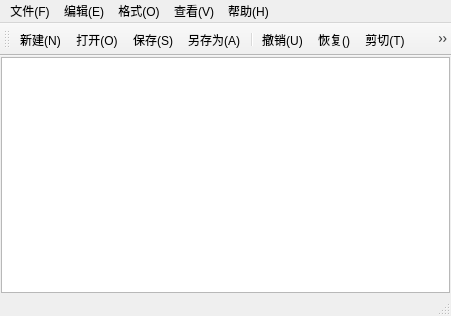
<?xml version="1.0" encoding="UTF-8"?>
<ui version="4.0">
 <class>MainWindow</class>
 <widget class="QMainWindow" name="MainWindow">
  <property name="geometry">
   <rect>
    <x>0</x>
    <y>0</y>
    <width>451</width>
    <height>316</height>
   </rect>
  </property>
  <property name="windowTitle">
   <string>MainWindow</string>
  </property>
  <widget class="QWidget" name="centralwidget">
   <layout class="QVBoxLayout" name="verticalLayout">
    <property name="spacing">
     <number>0</number>
    </property>
    <property name="leftMargin">
     <number>1</number>
    </property>
    <property name="topMargin">
     <number>1</number>
    </property>
    <property name="rightMargin">
     <number>1</number>
    </property>
    <property name="bottomMargin">
     <number>1</number>
    </property>
    <item>
     <widget class="QPlainTextEdit" name="textEdit"/>
    </item>
   </layout>
  </widget>
  <widget class="QMenuBar" name="menubar">
   <property name="geometry">
    <rect>
     <x>0</x>
     <y>0</y>
     <width>451</width>
     <height>18</height>
    </rect>
   </property>
   <widget class="QMenu" name="menu">
    <property name="title">
     <string>文件(F)</string>
    </property>
    <addaction name="actionNew"/>
    <addaction name="actionOpen"/>
    <addaction name="actionSave"/>
    <addaction name="actionSaveAs"/>
   </widget>
   <widget class="QMenu" name="menu_E">
    <property name="title">
     <string>编辑(E)</string>
    </property>
    <addaction name="actionUndo"/>
    <addaction name="actionRedo"/>
    <addaction name="actionCopy"/>
    <addaction name="actionCut"/>
    <addaction name="actionPaste"/>
   </widget>
   <widget class="QMenu" name="menu_O">
    <property name="title">
     <string>格式(O)</string>
    </property>
    <addaction name="actionFont"/>
    <addaction name="actionWrap"/>
   </widget>
   <widget class="QMenu" name="menu_V">
    <property name="title">
     <string>查看(V)</string>
    </property>
    <addaction name="actionFind"/>
    <addaction name="actionReplace"/>
    <addaction name="actionToolBar"/>
    <addaction name="actionStatusBar"/>
   </widget>
   <widget class="QMenu" name="menu_H">
    <property name="title">
     <string>帮助(H)</string>
    </property>
    <addaction name="actionAbout"/>
   </widget>
   <addaction name="menu"/>
   <addaction name="menu_E"/>
   <addaction name="menu_O"/>
   <addaction name="menu_V"/>
   <addaction name="menu_H"/>
  </widget>
  <widget class="QStatusBar" name="statusbar"/>
  <widget class="QToolBar" name="toolBar">
   <property name="windowTitle">
    <string>toolBar</string>
   </property>
   <attribute name="toolBarArea">
    <enum>TopToolBarArea</enum>
   </attribute>
   <attribute name="toolBarBreak">
    <bool>false</bool>
   </attribute>
   <addaction name="actionNew"/>
   <addaction name="actionOpen"/>
   <addaction name="actionSave"/>
   <addaction name="actionSaveAs"/>
   <addaction name="separator"/>
   <addaction name="actionUndo"/>
   <addaction name="actionRedo"/>
   <addaction name="actionCut"/>
   <addaction name="actionCopy"/>
   <addaction name="actionPaste"/>
   <addaction name="separator"/>
   <addaction name="actionWrap"/>
   <addaction name="actionFont"/>
   <addaction name="separator"/>
   <addaction name="actionFind"/>
   <addaction name="actionReplace"/>
   <addaction name="actionToolBar"/>
   <addaction name="actionStatusBar"/>
  </widget>
  <action name="actionNew">
   <property name="icon">
    <iconset resource="notepad.qrc">
     <normaloff>:/image/new.svg</normaloff>:/image/new.svg</iconset>
   </property>
   <property name="text">
    <string>新建(&amp;N)</string>
   </property>
   <property name="toolTip">
    <string>新建</string>
   </property>
   <property name="shortcut">
    <string>Ctrl+N</string>
   </property>
   <property name="menuRole">
    <enum>QAction::MenuRole::NoRole</enum>
   </property>
  </action>
  <action name="actionOpen">
   <property name="icon">
    <iconset resource="notepad.qrc">
     <normaloff>:/image/open.svg</normaloff>:/image/open.svg</iconset>
   </property>
   <property name="text">
    <string>打开(&amp;O)</string>
   </property>
   <property name="toolTip">
    <string>打开</string>
   </property>
   <property name="shortcut">
    <string>Ctrl+O</string>
   </property>
   <property name="menuRole">
    <enum>QAction::MenuRole::NoRole</enum>
   </property>
  </action>
  <action name="actionSave">
   <property name="icon">
    <iconset resource="notepad.qrc">
     <normaloff>:/image/save.svg</normaloff>:/image/save.svg</iconset>
   </property>
   <property name="text">
    <string>保存(&amp;S)</string>
   </property>
   <property name="toolTip">
    <string>保存</string>
   </property>
   <property name="shortcut">
    <string>Ctrl+S</string>
   </property>
   <property name="menuRole">
    <enum>QAction::MenuRole::NoRole</enum>
   </property>
  </action>
  <action name="actionSaveAs">
   <property name="icon">
    <iconset resource="notepad.qrc">
     <normaloff>:/image/saveas.svg</normaloff>:/image/saveas.svg</iconset>
   </property>
   <property name="text">
    <string>另存为(&amp;A)</string>
   </property>
   <property name="toolTip">
    <string>另存为</string>
   </property>
   <property name="shortcut">
    <string>Ctrl+A</string>
   </property>
   <property name="menuRole">
    <enum>QAction::MenuRole::NoRole</enum>
   </property>
  </action>
  <action name="actionExit">
   <property name="text">
    <string>退出(&amp;X)</string>
   </property>
   <property name="toolTip">
    <string>退出</string>
   </property>
   <property name="menuRole">
    <enum>QAction::MenuRole::NoRole</enum>
   </property>
  </action>
  <action name="actionUndo">
   <property name="icon">
    <iconset resource="notepad.qrc">
     <normaloff>:/image/undo.svg</normaloff>:/image/undo.svg</iconset>
   </property>
   <property name="text">
    <string>撤销(&amp;U)</string>
   </property>
   <property name="toolTip">
    <string>撤销</string>
   </property>
   <property name="shortcut">
    <string>Ctrl+Z</string>
   </property>
   <property name="menuRole">
    <enum>QAction::MenuRole::NoRole</enum>
   </property>
  </action>
  <action name="actionCut">
   <property name="icon">
    <iconset resource="notepad.qrc">
     <normaloff>:/image/cut.svg</normaloff>:/image/cut.svg</iconset>
   </property>
   <property name="text">
    <string>剪切(&amp;T)</string>
   </property>
   <property name="toolTip">
    <string>剪切</string>
   </property>
   <property name="shortcut">
    <string>Ctrl+X</string>
   </property>
   <property name="menuRole">
    <enum>QAction::MenuRole::NoRole</enum>
   </property>
  </action>
  <action name="actionCopy">
   <property name="icon">
    <iconset resource="notepad.qrc">
     <normaloff>:/image/copy.svg</normaloff>:/image/copy.svg</iconset>
   </property>
   <property name="text">
    <string>复制(&amp;C)</string>
   </property>
   <property name="toolTip">
    <string>复制</string>
   </property>
   <property name="shortcut">
    <string>Ctrl+C</string>
   </property>
   <property name="menuRole">
    <enum>QAction::MenuRole::NoRole</enum>
   </property>
  </action>
  <action name="actionPaste">
   <property name="icon">
    <iconset resource="notepad.qrc">
     <normaloff>:/image/paste.svg</normaloff>:/image/paste.svg</iconset>
   </property>
   <property name="text">
    <string>粘贴(&amp;P)</string>
   </property>
   <property name="toolTip">
    <string>粘贴</string>
   </property>
   <property name="shortcut">
    <string>Ctrl+V</string>
   </property>
   <property name="menuRole">
    <enum>QAction::MenuRole::NoRole</enum>
   </property>
  </action>
  <action name="actionFind">
   <property name="icon">
    <iconset resource="notepad.qrc">
     <normaloff>:/image/find.svg</normaloff>:/image/find.svg</iconset>
   </property>
   <property name="text">
    <string>查找(&amp;F)</string>
   </property>
   <property name="toolTip">
    <string>查找</string>
   </property>
   <property name="shortcut">
    <string>Ctrl+F</string>
   </property>
   <property name="menuRole">
    <enum>QAction::MenuRole::NoRole</enum>
   </property>
  </action>
  <action name="actionReplace">
   <property name="icon">
    <iconset resource="notepad.qrc">
     <normaloff>:/image/replace.svg</normaloff>:/image/replace.svg</iconset>
   </property>
   <property name="text">
    <string>替换(&amp;R)</string>
   </property>
   <property name="toolTip">
    <string>替换</string>
   </property>
   <property name="shortcut">
    <string>Ctrl+H</string>
   </property>
   <property name="menuRole">
    <enum>QAction::MenuRole::NoRole</enum>
   </property>
  </action>
  <action name="actionFont">
   <property name="icon">
    <iconset resource="notepad.qrc">
     <normaloff>:/image/font.svg</normaloff>:/image/font.svg</iconset>
   </property>
   <property name="text">
    <string>字体(&amp;F)</string>
   </property>
   <property name="toolTip">
    <string>字体</string>
   </property>
   <property name="menuRole">
    <enum>QAction::MenuRole::NoRole</enum>
   </property>
  </action>
  <action name="actionWrap">
   <property name="icon">
    <iconset resource="notepad.qrc">
     <normaloff>:/image/wrap.svg</normaloff>:/image/wrap.svg</iconset>
   </property>
   <property name="text">
    <string>自动换行(&amp;W)</string>
   </property>
   <property name="toolTip">
    <string>自动换行</string>
   </property>
   <property name="menuRole">
    <enum>QAction::MenuRole::NoRole</enum>
   </property>
  </action>
  <action name="actionToolBar">
   <property name="icon">
    <iconset resource="notepad.qrc">
     <normaloff>:/image/tool.svg</normaloff>:/image/tool.svg</iconset>
   </property>
   <property name="text">
    <string>工具栏(&amp;T)</string>
   </property>
   <property name="toolTip">
    <string>工具栏</string>
   </property>
   <property name="menuRole">
    <enum>QAction::MenuRole::NoRole</enum>
   </property>
  </action>
  <action name="actionStatusBar">
   <property name="icon">
    <iconset resource="notepad.qrc">
     <normaloff>:/image/status.svg</normaloff>:/image/status.svg</iconset>
   </property>
   <property name="text">
    <string>状态栏(&amp;S)</string>
   </property>
   <property name="toolTip">
    <string>状态栏</string>
   </property>
   <property name="menuRole">
    <enum>QAction::MenuRole::NoRole</enum>
   </property>
  </action>
  <action name="actionRedo">
   <property name="icon">
    <iconset resource="notepad.qrc">
     <normaloff>:/image/redo.svg</normaloff>:/image/redo.svg</iconset>
   </property>
   <property name="text">
    <string>恢复(&amp;)</string>
   </property>
   <property name="toolTip">
    <string>恢复</string>
   </property>
   <property name="shortcut">
    <string>Ctrl+Shift+Z</string>
   </property>
   <property name="menuRole">
    <enum>QAction::MenuRole::NoRole</enum>
   </property>
  </action>
  <action name="actionSelectAll">
   <property name="text">
    <string>全选(&amp;A)</string>
   </property>
   <property name="toolTip">
    <string>全选</string>
   </property>
   <property name="shortcut">
    <string>Ctrl+A</string>
   </property>
   <property name="menuRole">
    <enum>QAction::MenuRole::NoRole</enum>
   </property>
  </action>
  <action name="actionAbout">
   <property name="text">
    <string>关于(&amp;A)</string>
   </property>
   <property name="toolTip">
    <string>关于</string>
   </property>
   <property name="menuRole">
    <enum>QAction::MenuRole::NoRole</enum>
   </property>
  </action>
  <action name="actionLineNumber">
   <property name="icon">
    <iconset resource="notepad.qrc">
     <normaloff>:/image/linenumber.svg</normaloff>:/image/linenumber.svg</iconset>
   </property>
   <property name="text">
    <string>显示行号(&amp;U)</string>
   </property>
   <property name="toolTip">
    <string>显示行号</string>
   </property>
   <property name="shortcut">
    <string>Ctrl+L</string>
   </property>
   <property name="menuRole">
    <enum>QAction::MenuRole::NoRole</enum>
   </property>
  </action>
  <action name="actionFontColor">
   <property name="text">
    <string>字体颜色</string>
   </property>
   <property name="toolTip">
    <string>设置字体颜色</string>
   </property>
   <property name="menuRole">
    <enum>QAction::MenuRole::NoRole</enum>
   </property>
  </action>
  <action name="actionBlckgroundColor">
   <property name="text">
    <string>编辑背景颜色</string>
   </property>
   <property name="toolTip">
    <string>设置编辑器背景色</string>
   </property>
   <property name="menuRole">
    <enum>QAction::MenuRole::NoRole</enum>
   </property>
  </action>
  <action name="actionFontbackgroundColor">
   <property name="text">
    <string>字体背景色</string>
   </property>
   <property name="toolTip">
    <string>字体背景色</string>
   </property>
   <property name="menuRole">
    <enum>QAction::MenuRole::NoRole</enum>
   </property>
  </action>
 </widget>
 <resources>
  <include location="notepad.qrc"/>
 </resources>
 <connections/>
</ui>
